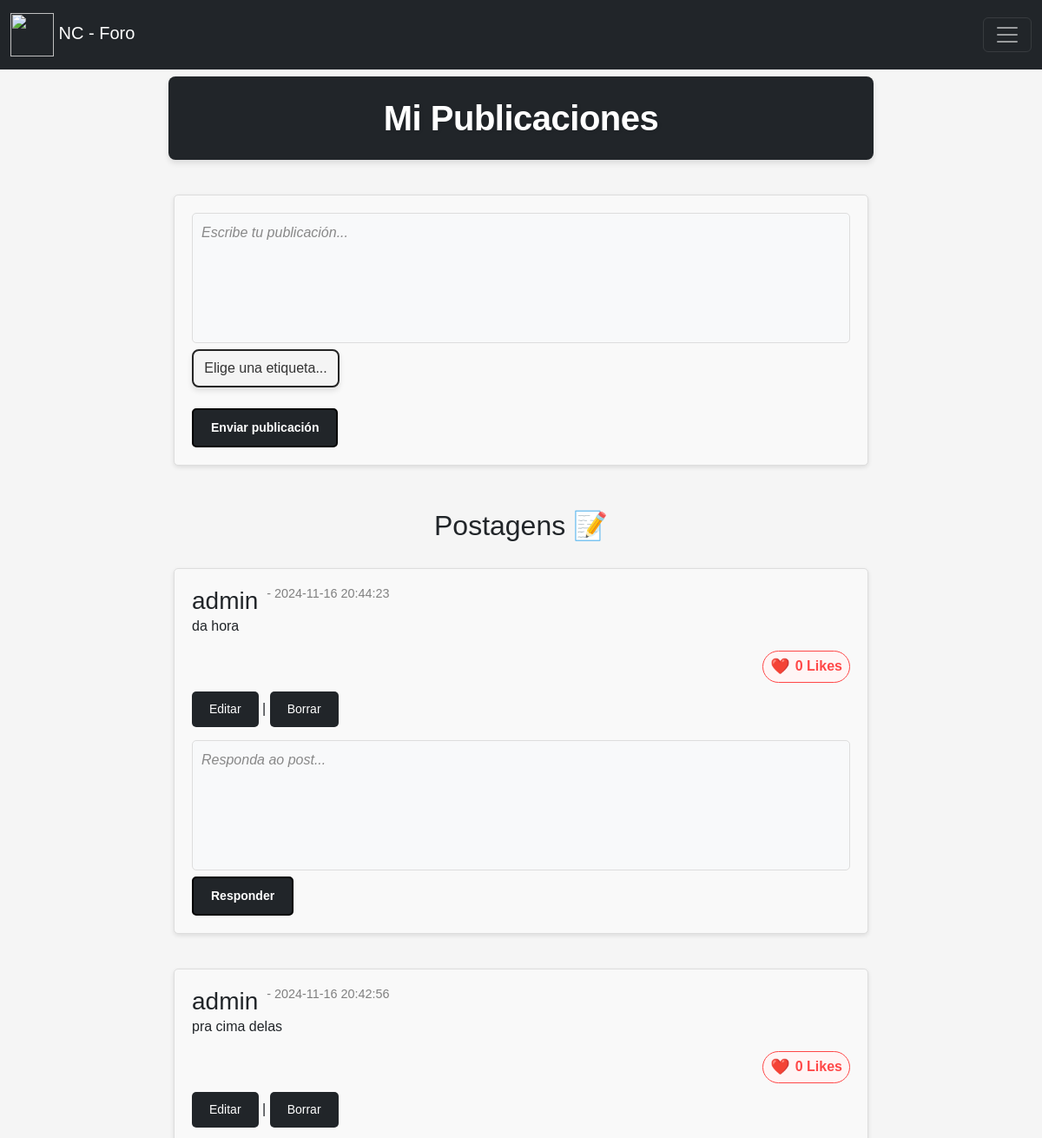
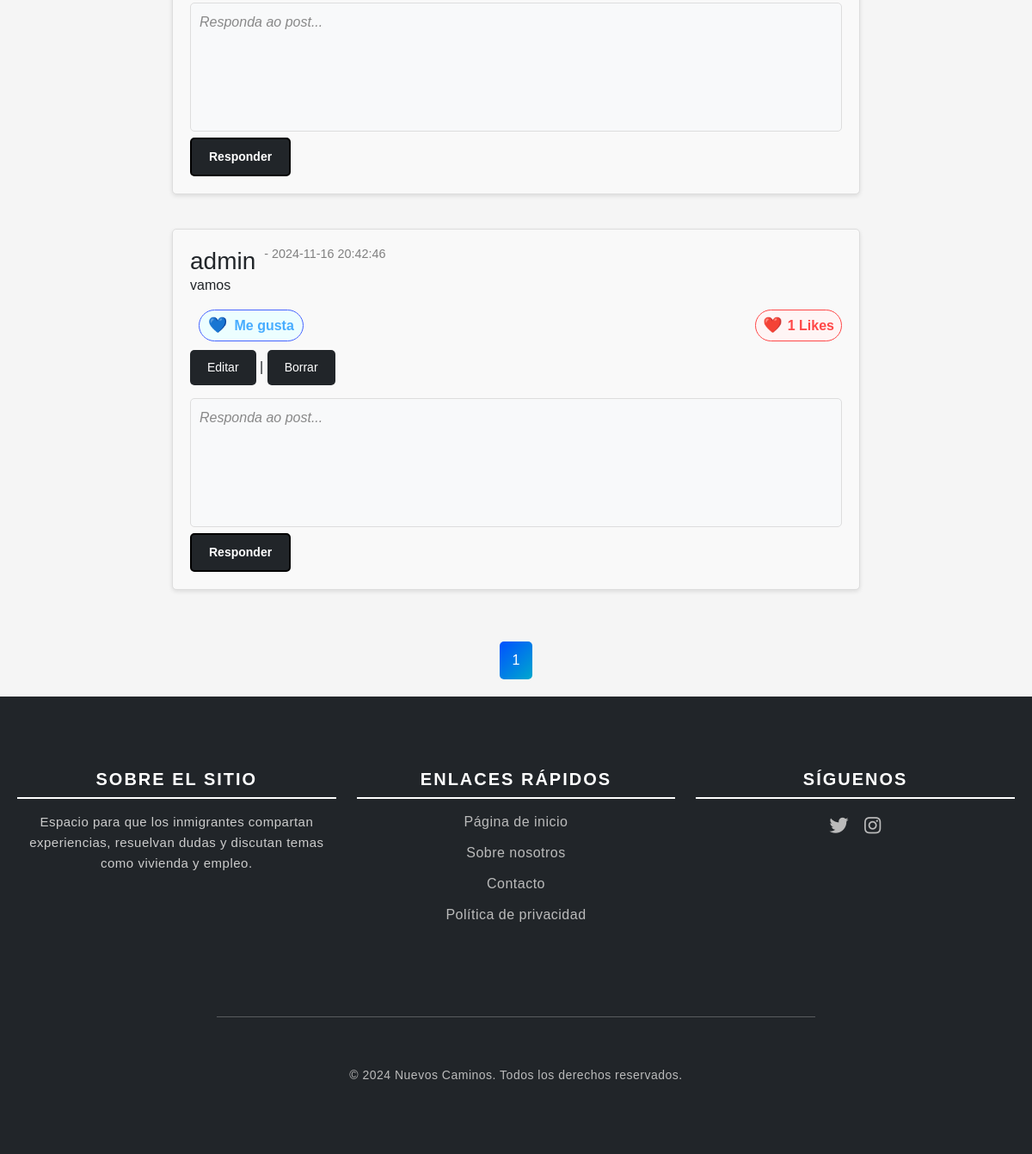
The page /public/forum/PostUser.php (signed in) on the database its author committed (2 pictures, top to bottom).
### tables this page shows
CREATE TABLE `posts` (
  `id` int(11) NOT NULL,
  `username` varchar(255) DEFAULT NULL,
  `content` text DEFAULT NULL,
  `created_at` timestamp NOT NULL DEFAULT current_timestamp(),
  `user_id` int(11) DEFAULT NULL,
  `tag_id` int(11) DEFAULT NULL
);

CREATE TABLE `users` (
  `id` int(11) NOT NULL,
  `username` varchar(100) DEFAULT NULL,
  `password` varchar(255) DEFAULT NULL,
  `email` varchar(100) DEFAULT NULL
);

### public/forum/Includes/post_functions.php (called while the page is built, shortened)
<?php
$queryLikes = "SELECT COUNT(*) FROM post_likes WHERE post_id = ?";
$queryUserLike = "SELECT 1 FROM post_likes WHERE post_id = ? AND user_id = ?";
?>

### public/forum/PostUser.php (the view, shortened to what this page needs)
<?php
include('includes/post_functions.php');
$postsPerPage = 5;
$queryTotalPosts = "SELECT COUNT(*) FROM posts WHERE user_id = :user_id";
$stmtTotalPosts = $pdo->prepare($queryTotalPosts);
$stmtTotalPosts->execute(['user_id' => $_SESSION['user_id']]);
$totalPosts = $stmtTotalPosts->fetchColumn();
$totalPages = ceil($totalPosts / $postsPerPage);
$page = isset($_GET['page']) ? (int)$_GET['page'] : 1;
$offset = max(0, ($page - 1) * $postsPerPage);
$query = "
    SELECT p.id, p.user_id, p.created_at, p.content, u.username
    FROM posts p
    JOIN users u ON p.user_id = u.id
    WHERE p.user_id = :user_id
    ORDER BY p.created_at DESC
    LIMIT :limit OFFSET :offset
";
$stmt = $pdo->prepare($query);
$stmt->bindValue(':user_id', $_SESSION['user_id'], PDO::PARAM_INT);
$stmt->bindValue(':limit', (int)$postsPerPage, PDO::PARAM_INT);
$stmt->bindValue(':offset', (int)$offset, PDO::PARAM_INT);
$stmt->execute();
$recentPosts = $stmt->fetchAll();
?>
<!DOCTYPE html>
<html lang="pt-br">
<head>
    <link href="https://cdn.jsdelivr.net/npm/bootstrap@5.3.3/dist/css/bootstrap.min.css" rel="stylesheet"
>
    <link rel="stylesheet" href="https://cdnjs.cloudflare.com/ajax/libs/font-awesome/5.15.3/css/all.min.css">
    <link rel="stylesheet" href="css/style.css">
</head>
<body style="overflow-x: hidden;">
    <?php include 'includes/navbar.php'; ?>
    <br><br>
    <div class="container">
        <h1>Mi Publicaciones</h1>
        <div class="post">
            <form action="submit_post.php" method="POST">
                <textarea name="content" placeholder="Escribe tu publicación..." required></textarea><br>
                <select name="tag_id" id="tags" required>
                    <option value="">Elige una etiqueta...</option>
                </select><br><br>
                <button type="submit">Enviar publicación</button>
            </form>
        </div>
        <div class="header-container">
            <h2 class="PR">Postagens 📝</h2>
        </div>
        <?php
        foreach ($recentPosts as $post): ?>
            <div class="post" id="post-<?= $post['id']; ?>">
                <div class="post-content">
                    <div class="post-header">
                        <h3><?= $post['username']; ?></h3>
                        <h6> - <?= $post['created_at']; ?></h6>
                    </div>
                    <p><?= $post['content']; ?></p>
                </div>
                <div class="like-button">
                    <?php
                    $stmtLikes = $pdo->prepare($queryLikes);
                    $stmtLikes->execute([$post['id']]);
                    $likesCount = $stmtLikes->fetchColumn();
                    $stmtUserLike = $pdo->prepare($queryUserLike);
                    $stmtUserLike->execute([$post['id'], $_SESSION['user_id']]);
                    $userHasLiked = $stmtUserLike->fetchColumn();
                    ?>
                    <div class="like-section">
                        <?php if ($userHasLiked): ?>
                            <span span class="likes-gusta">Me gusta</span>
                        <?php endif; ?>
                    </div>
                    <div class="likes-count-section">
                        <span class="likes-count"><?= $likesCount; ?> Likes</span>
                    </div>
                </div>
                <?php if ($post['user_id'] == $_SESSION['user_id']): ?>
                    <div class="actions">
                    <button class="button open-modal" data-id="<?= $post['id']; ?>" data-type="post">Editar</button> |
                        <button class="open-modal" data-id="<?= $post['id']; ?>" data-type="delete_post">Borrar</button>
                    </div>
                <?php endif; ?>
                <form action="submit_reply.php" method="POST">
                    <textarea name="content" placeholder="Responda ao post..." required></textarea><br>
                    <button type="submit">Responder</button>
                </form>
            </div>
        <?php endforeach; ?>
        <?php
        $range = 2;
        $startPage = max(1, $page - $range);
        $endPage = min($totalPages, $page + $range);
        ?>
        <div class="pagination">
            <?php
            for ($i = $startPage; $i <= $endPage; $i++):
                if ($i == $page):
                    echo "<a href='?page=$i' class='page-link active'>$i</a>";
                else:
                    echo "<a href='?page=$i' class='page-link'>$i</a>";
                endif;
            endfor;
            ?>
        </div>
    </div>
    <?php include 'includes/footer.php'; ?>
</body>
</html>

### public/forum/Includes/navbar.php (shortened to what this page needs)
<nav class="navbar navbar-dark bg-dark fixed-top tam-nav">
    <div class="container-fluid">
        <a class="navbar-brand" href="#"><img src="img/logo.png" class="logo" width="50px" height="50px"> NC - Foro</a>
        <button class="navbar-toggler" type="button" data-bs-toggle="offcanvas"
            data-bs-target="#offcanvasDarkNavbar" aria-controls="offcanvasDarkNavbar"
            aria-label="Toggle navigation">
            <span class="navbar-toggler-icon"></span>
        </button>
    </div>
</nav>

### public/forum/Includes/footer.php (shortened to what this page needs)
<footer class="footer">
    <div class="container">
        <div class="row">
            <div class="col-md-4 footer-left">
                <h5 class="footer-heading">Sobre el sitio</h5>
                <p>Espacio para que los inmigrantes compartan experiencias, resuelvan dudas y discutan temas como vivienda y empleo.</p>
            </div>
            <div class="col-md-4 footer-center">
                <h5 class="footer-heading">Enlaces rápidos</h5>
                <ul class="footer-links">
                    <li><a href="../../index.php">Página de inicio</a></li>
                    <li><a href="../sobre.php">Sobre nosotros</a></li>
                    <li><a href="mailto:nuevoscaminos02@gmail.com?">Contacto</a></li>
                    <li><a href="./Politica.php">Política de privacidad</a></li>
                </ul>
            </div>
            <div class="col-md-4 footer-right">
                <h5 class="footer-heading">Síguenos</h5>
                <div class="social-icons">
                    <a href="https://x.com/Nuevos_Caminos0" class="social-icon"><i class="fab fa-twitter"></i></a>
                    <a href="https://www.instagram.com/tcc_nuevoscaminos/" class="social-icon"><i class="fab fa-instagram"></i></a>
                </div>
            </div>
        </div>
        <hr class="footer-divider">
        <div class="row text-center">
            <div class="col">
                <p class="footer-copyright">© 2024 Nuevos Caminos. Todos los derechos reservados.</p>
            </div>
        </div>
    </div>
</footer>

### public/forum/Includes/footer.php (style rules this page uses)
.footer { background-color: #212529; color: #f5f5f5; padding: 40px 0; font-family: 'Segoe UI', Tahoma, Geneva, Verdana, sans-serif; text-align: center; letter-spacing: 0.5px; }
.footer .footer-heading { font-size: 20px; font-weight: 700; margin-bottom: 15px; color: #ffffff; text-transform: uppercase; letter-spacing: 2px; border-bottom: 2px solid #fff; padding-bottom: 5px; }
.footer p { font-size: 15px; line-height: 1.6; color: #ccc; margin-bottom: 20px; }
.footer .footer-links { list-style: none; padding-left: 0; }
.footer .footer-links li { margin-bottom: 12px; }
.footer .footer-links a { text-decoration: none; color: #bbb; font-size: 16px; transition: color 0.3s ease, padding-left 0.3s ease; }
.footer .social-icons { display: flex; justify-content: center; gap: 18px; margin-top: 15px; }
.footer .social-icon { color: #bbb; font-size: 22px; transition: color 0.3s ease, transform 0.3s ease; }
.footer-divider { border-color: #fff; margin-top: 40px; width: 60%; margin-left: auto; margin-right: auto; }
.footer .footer-copyright { font-size: 14px; color: #bbb; margin-top: 20px; }
.footer-left, .footer-center, .footer-right { margin-bottom: 30px; }

### rows shown on the page
posts: user.username "admin", created_at "2024-11-16 20:44:23", content "da hora", likesCount "0"
posts: user.username "admin", created_at "2024-11-16 20:42:56", content "pra cima delas", likesCount "0"
posts: user.username "admin", created_at "2024-11-16 20:42:46", content "vamos", shows "Me gusta", likesCount "1"
